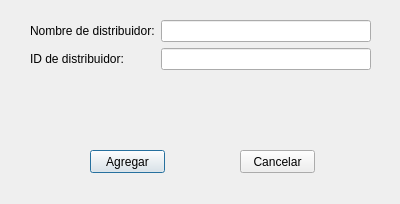
<?xml version="1.0" encoding="UTF-8"?>
<ui version="4.0">
 <class>DistribuidorDialog</class>
 <widget class="QDialog" name="DistribuidorDialog">
  <property name="geometry">
   <rect>
    <x>0</x>
    <y>0</y>
    <width>400</width>
    <height>204</height>
   </rect>
  </property>
  <property name="windowTitle">
   <string>Dialog</string>
  </property>
  <widget class="QPushButton" name="pushButton_agregar">
   <property name="geometry">
    <rect>
     <x>90</x>
     <y>150</y>
     <width>75</width>
     <height>23</height>
    </rect>
   </property>
   <property name="text">
    <string>Agregar</string>
   </property>
  </widget>
  <widget class="QPushButton" name="pushButton_cancelar">
   <property name="geometry">
    <rect>
     <x>240</x>
     <y>150</y>
     <width>75</width>
     <height>23</height>
    </rect>
   </property>
   <property name="text">
    <string>Cancelar</string>
   </property>
  </widget>
  <widget class="QWidget" name="">
   <property name="geometry">
    <rect>
     <x>30</x>
     <y>20</y>
     <width>341</width>
     <height>71</height>
    </rect>
   </property>
   <layout class="QFormLayout" name="formLayout">
    <item row="0" column="0">
     <widget class="QLabel" name="label">
      <property name="text">
       <string>Nombre de distribuidor:</string>
      </property>
     </widget>
    </item>
    <item row="0" column="1">
     <widget class="QLineEdit" name="lineEdit_nombre">
      <property name="text">
       <string/>
      </property>
     </widget>
    </item>
    <item row="1" column="0">
     <widget class="QLabel" name="label_2">
      <property name="text">
       <string>ID de distribuidor:</string>
      </property>
     </widget>
    </item>
    <item row="1" column="1">
     <widget class="QLineEdit" name="lineEdit_id">
      <property name="text">
       <string/>
      </property>
     </widget>
    </item>
   </layout>
  </widget>
 </widget>
 <resources/>
 <connections/>
</ui>
